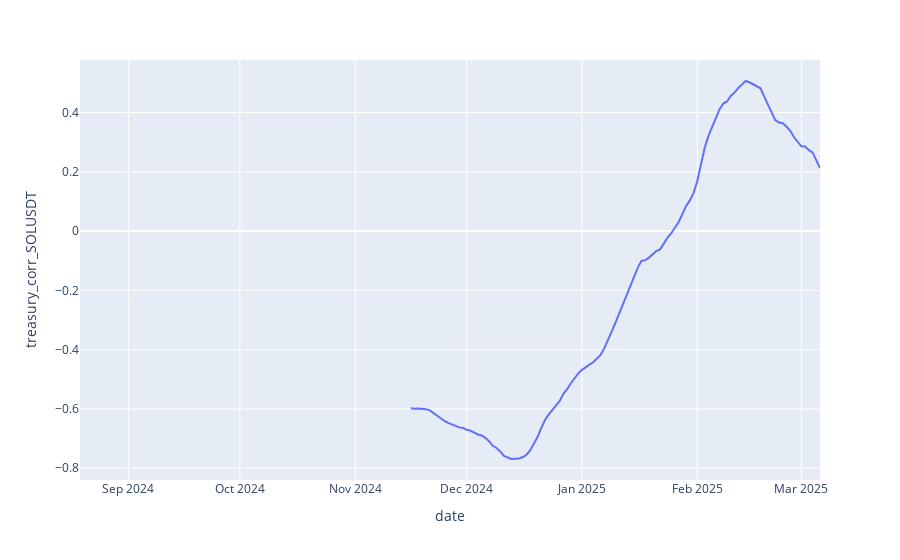

The code cell stored with this chart in its notebook:
### Code cell
px.line(treasury_corr, x='date', y=f'treasury_corr_{COIN}')

### Figure 1 — Plotly figure (JSON) as saved in the notebook; plotly's stock layout.template omitted (floating-point values rounded to 4 significant figures; data arrays with more than 128 entries replaced by an {"elided": "..."} marker saying what was removed)
{"data": [{"hovertemplate": "date=%{x}<br>treasury_corr_SOLUSDT=%{y}<extra></extra>", "legendgroup": "", "line": {"color": "#636efa", "dash": "solid"}, "marker": {"symbol": "circle"}, "mode": "lines", "name": "", "orientation": "v", "showlegend": false, "type": "scatter", "x": {"elided": "200 str values"}, "xaxis": "x", "y": {"elided": "200 float values"}, "yaxis": "y"}], "layout": {"legend": {"tracegroupgap": 0}, "margin": {"t": 60}, "xaxis": {"anchor": "y", "domain": [0, 1], "title": {"text": "date"}}, "yaxis": {"anchor": "x", "domain": [0, 1], "title": {"text": "treasury_corr_SOLUSDT"}}}}
